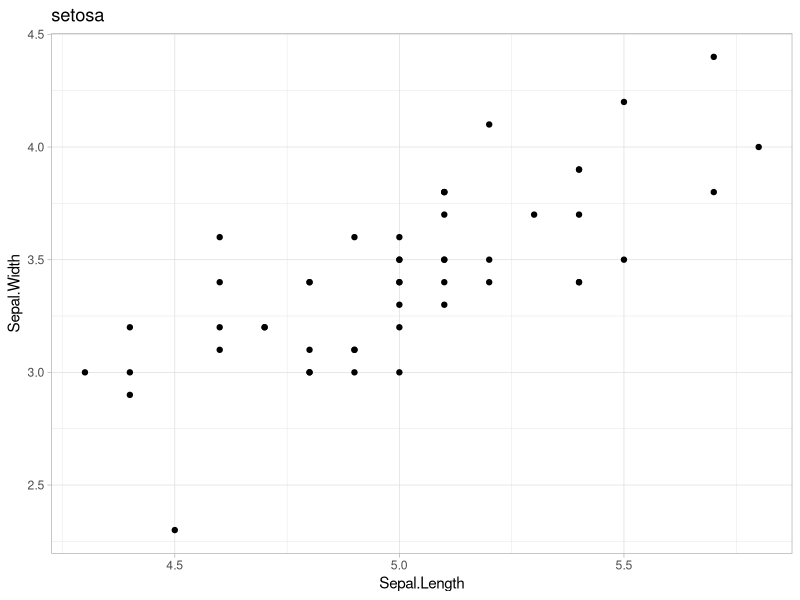
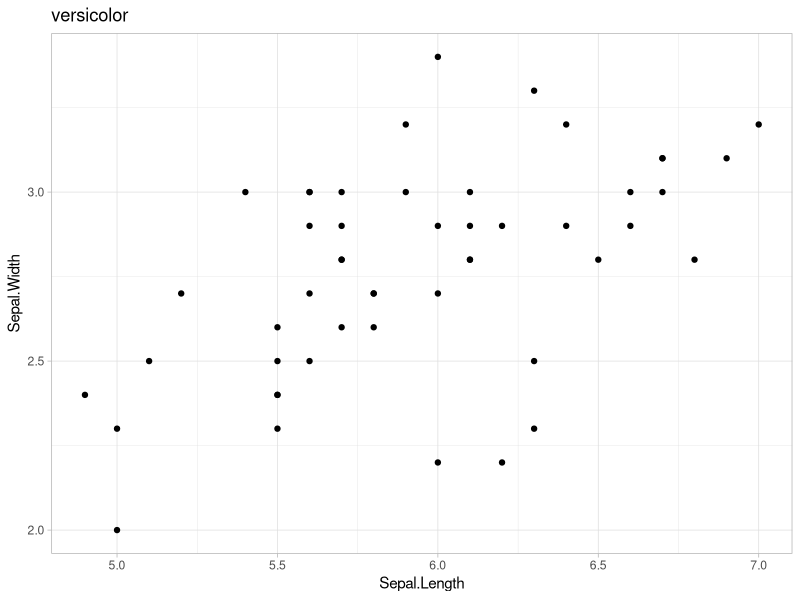
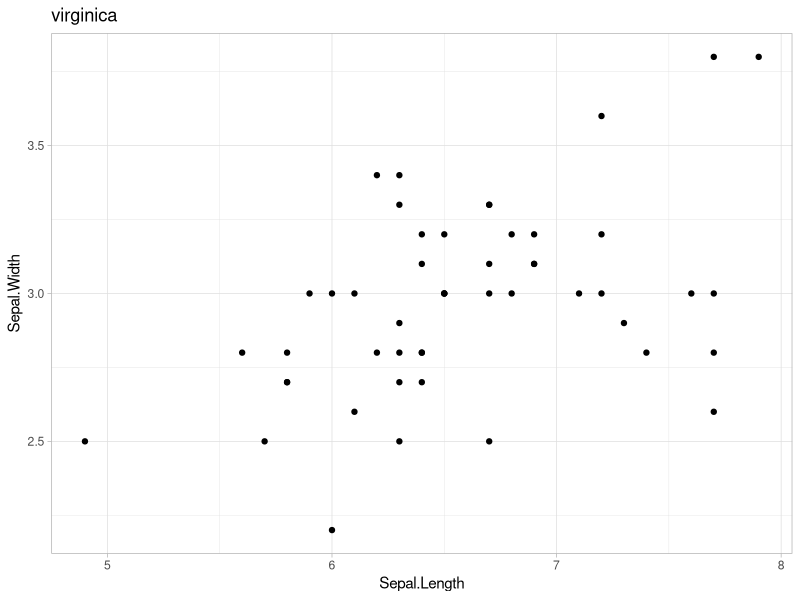

Here is the R script that generated these plots, in order:
## ---- chunk 1
#| message: false
#| warning: false

library(tidyverse)
## ---- chunk 2
#| results: asis
#| warning: false
for(species in unique(iris$Species)){
  a <- iris %>% dplyr::filter(Species == species) %>% 
    ggplot(aes(x = Sepal.Length, y = Sepal.Width)) +
    geom_point() +
    ggtitle(species) +
    theme_light()
  
  cat("\n###", species, "\n")
  print(a)
  cat("\n\n")
}

